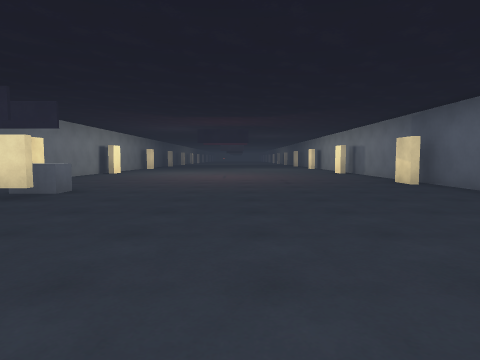
View 1 (above)

17 first-person views from a walk through a scene from a Unity 3-D project. The camera is 1.2 m above the floor, tilts 4° down and sees 75° across. The floor is counted in squares, 2 m on a side. Each view is taken from the middle of a square. On the plan, view 1 faces up. The plan holds only what a view shows up to about 9 squares ahead; the rest is blank. The place goes on beyond the plan. The player is left out. Some animated figures are not drawn.

View 2
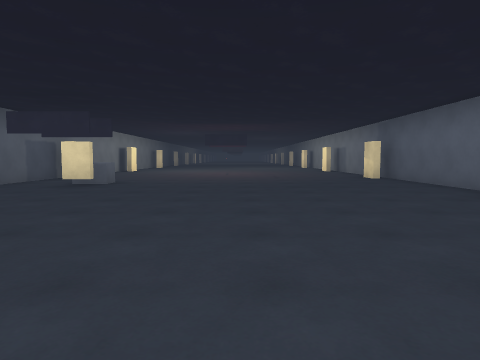

View 3
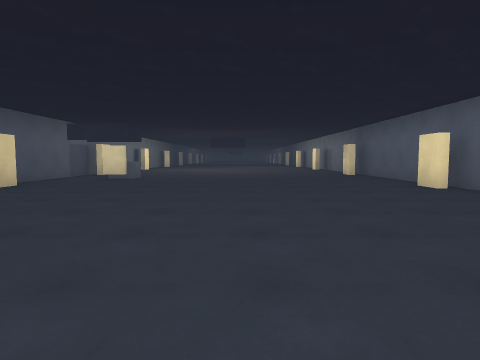

View 4
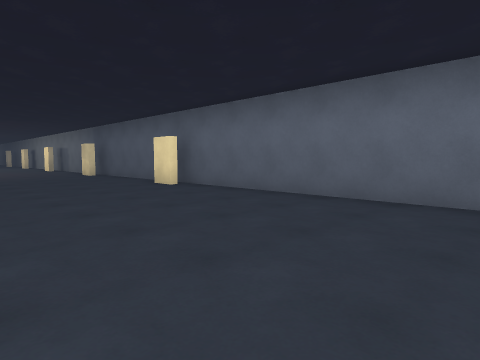

View 5
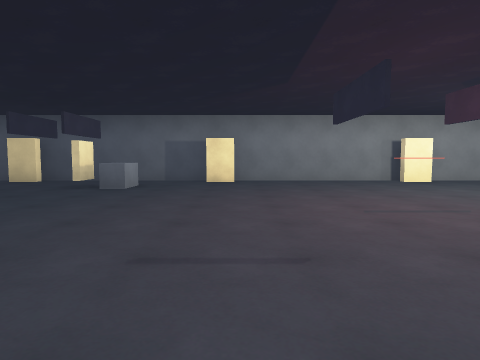

View 6
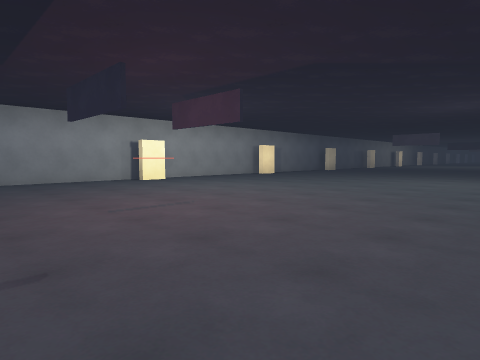

View 7
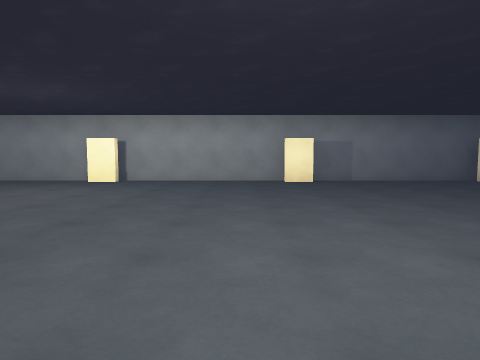

View 8
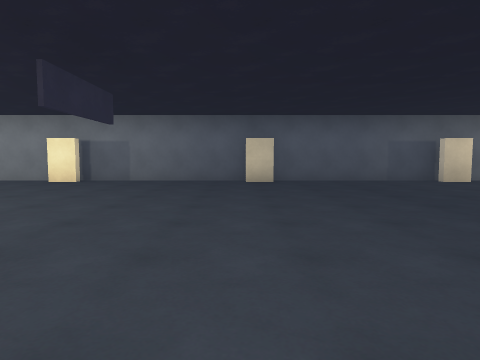

View 9
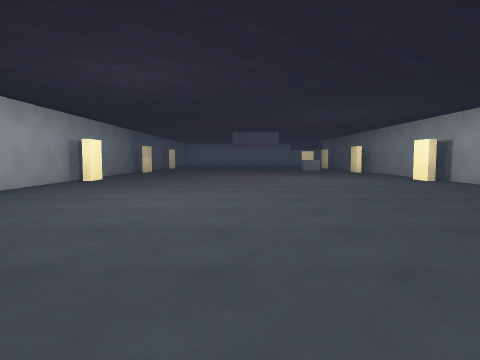

View 10
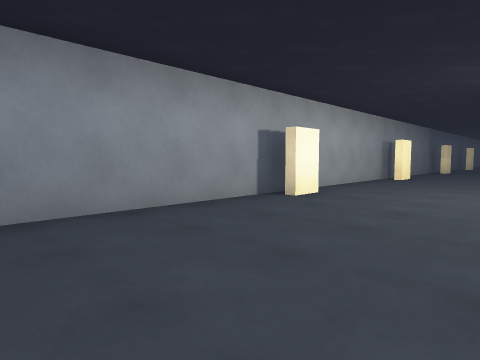

View 11
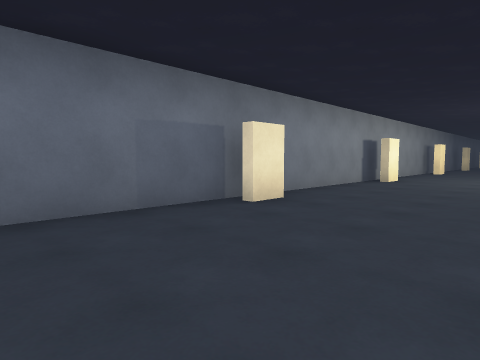

View 12
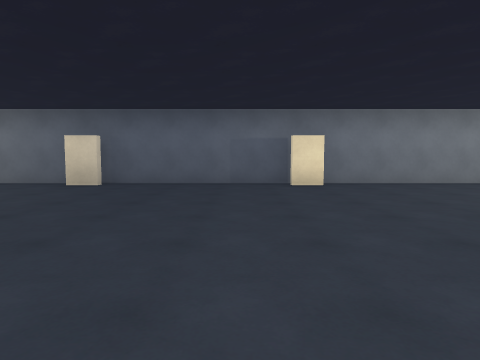

View 13
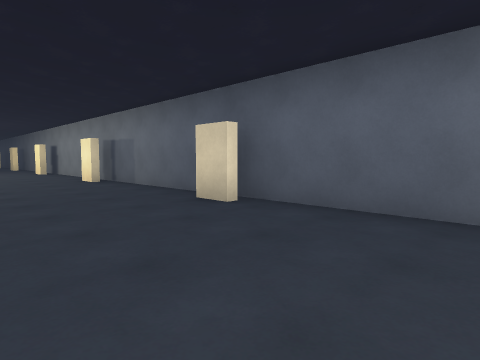

View 14
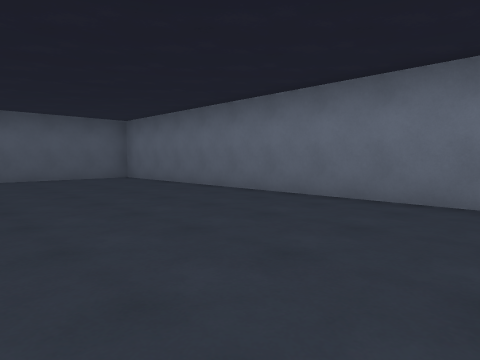

View 15
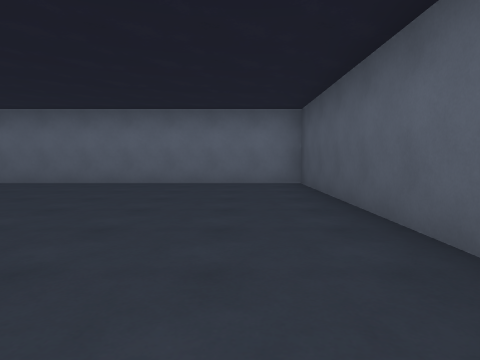

View 16
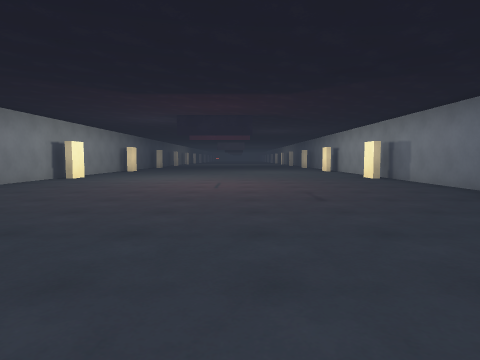

View 17
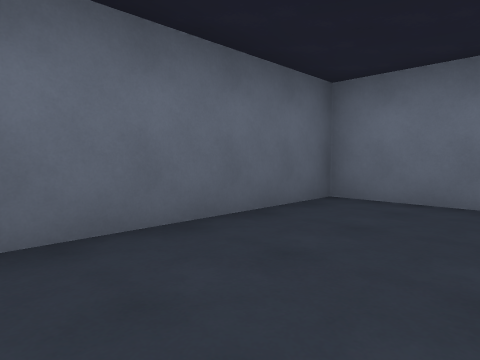

### Floor plan
Points are (right, up) in squares from view 1. A wall is a line through its corners. A room is listed if a view was taken in it or the views show most of it. See-through windows are left out.
Room 1 (views 1, 2, 3, 4, 5, 6, 7, 8, 9, 10, 11, 12, 13, 14, 15, 16, 17)
walls: (-0.5, 10.4) (-0.5, 9.6); (-4.9, 12.9) (-4.9, 12.1); (-4.9, 7.9) (-4.9, 7.1); (3.9, 12.1) (3.9, 12.9); (3.9, 7.1) (3.9, 7.9); (3.9, 17.1) (3.9, 17.9); (-4.9, 17.9) (-4.9, 17.1); (-4.9, 2.9) (-4.9, 2.1); (3.9, 2.1) (3.9, 2.9); (3.9, 22.1) (3.9, 22.9); (-4.9, 22.9) (-4.9, 22.1); (-5.5, 27.5) (-5.5, -4.5) (4.4, -4.5) (4.4, 27.4)
objects: other object (-4, 5) to (-3, 5)

Where each view was taken, in squares from view 1:
view 1: 0 up, 0 right, facing up
view 2: 2 down, 0 right, facing up
view 3: 4 down, 0 right, facing up
view 4: 4 down, 0 right, facing up-right
view 5: 8 up, 3 right, facing left
view 6: 8 up, 3 right, facing up-left
view 7: 16 up, 3 right, facing left
view 8: 22 up, 3 right, facing left
view 9: 21 up, 0 right, facing down
view 10: 22 up, 1 right, facing down-right
view 11: 26 up, 1 right, facing down-right
view 12: 24 up, 3 left, facing right
view 13: 26 up, 2 left, facing down-left
view 14: 0 up, 5 left, facing down-right
view 15: 3 up, 4 left, facing down
view 16: 3 up, 0 right, facing up
view 17: 0 up, 2 right, facing down-right
